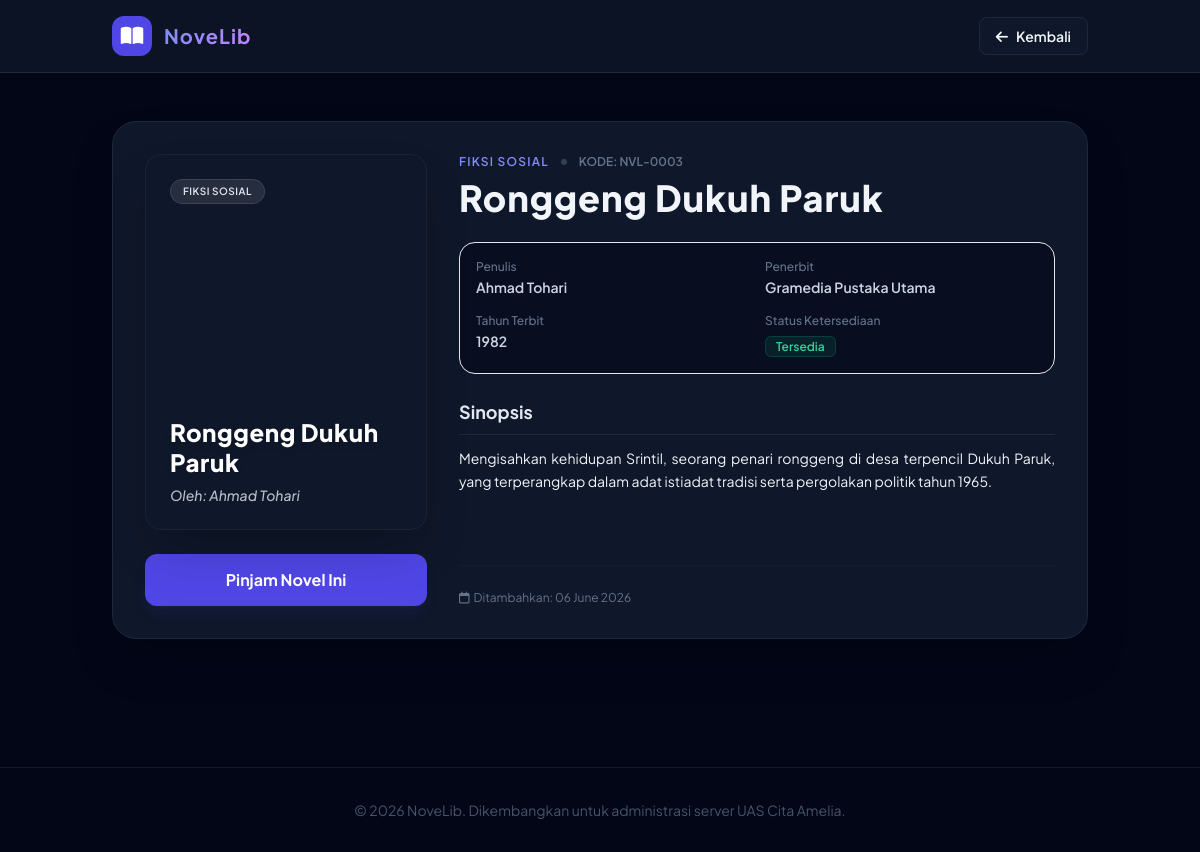
/Web_dinamis/detail.php?id=3 (signed in), run on the app's committed database.
### tables this page shows
CREATE TABLE IF NOT EXISTS novels (
    id INT AUTO_INCREMENT PRIMARY KEY,
    judul VARCHAR(150) NOT NULL,
    penulis VARCHAR(100) NOT NULL,
    penerbit VARCHAR(100) NOT NULL,
    tahun_terbit INT NOT NULL,
    genre VARCHAR(50) NOT NULL,
    sinopsis TEXT NOT NULL,
    cover_image VARCHAR(255) DEFAULT 'default_cover.jpg',
    status ENUM('tersedia', 'dipinjam') DEFAULT 'tersedia',
    created_at TIMESTAMP DEFAULT CURRENT_TIMESTAMP
);

### Web_dinamis/detail.php (the view, shortened to what this page needs)
<?php
require_once 'config/koneksi.php';
$id = intval($_GET['id']);
$query = "SELECT * FROM novels WHERE id = $id";
$result = mysqli_query($koneksi, $query);
$novel = mysqli_fetch_assoc($result);
$hue = abs(crc32($novel['judul'])) % 360;
$bg_style = "background: linear-gradient(135deg, hsl($hue, 70%, 25%) 0%, hsl(($hue + 60) % 360, 60%, 10%) 100%)";
?>
<!DOCTYPE html>
<html lang="id">
<head>
    <script src="https://cdn.tailwindcss.com"></script>
    <link rel="stylesheet" href="https://cdnjs.cloudflare.com/ajax/libs/font-awesome/6.4.0/css/all.min.css">
</head>
<body class="bg-slate-950 text-slate-100 min-h-screen">
    <nav class="sticky top-0 bg-slate-900/80 backdrop-blur-md border-b border-slate-800 z-50">
        <div class="max-w-5xl mx-auto px-6 py-4 flex justify-between items-center">
            <a href="index.php" class="flex items-center gap-3">
                <div class="w-10 h-10 rounded-xl bg-indigo-600 flex items-center justify-center text-white text-xl">
                    <i class="fa-solid fa-book-open"></i>
                </div>
                <span class="text-xl font-bold tracking-wider bg-gradient-to-r from-indigo-400 to-purple-400 bg-clip-text text-transparent">NoveLib</span>
            </a>
            <a href="index.php" class="px-4 py-2 bg-slate-900 border border-slate-800 hover:bg-slate-800 rounded-lg text-sm font-semibold transition-all">
                <i class="fa-solid fa-arrow-left mr-2"></i>Kembali
            </a>
        </div>
    </nav>
    <main class="max-w-5xl mx-auto px-6 py-12">
        <div class="bg-slate-900 border border-slate-800 rounded-3xl overflow-hidden shadow-2xl grid grid-cols-1 md:grid-cols-3 gap-8 p-6 md:p-8">
            <div class="md:col-span-1">
                <div style="<?= $bg_style; ?>" class="aspect-[3/4] w-full rounded-2xl flex flex-col justify-between p-6 text-white border border-white/5 shadow-2xl relative">
                    <span class="self-start text-[10px] px-3 py-1 bg-white/10 backdrop-blur-md rounded-full text-slate-200 border border-white/10 uppercase tracking-wider font-semibold">
                        <?= htmlspecialchars($novel['genre']); ?>
                    </span>
                    <div class="space-y-2">
                        <h2 class="text-2xl font-extrabold tracking-wide drop-shadow-md leading-tight"><?= htmlspecialchars($novel['judul']); ?></h2>
                        <p class="text-sm text-slate-200/80 italic font-medium">Oleh: <?= htmlspecialchars($novel['penulis']); ?></p>
                    </div>
                </div>
                <div class="mt-6 space-y-3">
                    <?php if ($novel['status'] === 'tersedia') : ?>
                        <a href="pinjam.php?id=<?= $novel['id']; ?>"
                            onclick="return confirm('Apakah Anda yakin ingin meminjam novel ini?')"
                            class="block w-full py-3.5 text-center bg-indigo-600 hover:bg-indigo-700 text-white font-bold rounded-xl shadow-lg shadow-indigo-600/10 active:scale-[0.98] transition-all">
                            Pinjam Novel Ini
                        </a>
                    <?php endif; ?>
                </div>
            </div>
            <div class="md:col-span-2 space-y-6 flex flex-col justify-between">
                <div>
                    <div class="flex items-center gap-3 mb-2">
                        <span class="text-xs font-semibold text-indigo-400 uppercase tracking-widest"><?= htmlspecialchars($novel['genre']); ?></span>
                        <span class="w-1.5 h-1.5 rounded-full bg-slate-700"></span>
                        <span class="text-xs text-slate-500 font-semibold">KODE: NVL-<?= str_pad($novel['id'], 4, '0', STR_PAD_LEFT); ?></span>
                    </div>
                    <h1 class="text-3xl md:text-4xl font-extrabold text-slate-100 mb-6 tracking-wide leading-tight">
                        <?= htmlspecialchars($novel['judul']); ?>
                    </h1>
                    <div class="grid grid-cols-2 gap-4 p-4 bg-slate-950/50 border border-slate-850 rounded-2xl mb-6">
                        <div>
                            <p class="text-xs text-slate-500 font-medium">Penulis</p>
                            <p class="text-sm font-semibold text-slate-300 mt-0.5"><?= htmlspecialchars($novel['penulis']); ?></p>
                        </div>
                        <div>
                            <p class="text-xs text-slate-500 font-medium">Penerbit</p>
                            <p class="text-sm font-semibold text-slate-300 mt-0.5"><?= htmlspecialchars($novel['penerbit']); ?></p>
                        </div>
                        <div>
                            <p class="text-xs text-slate-500 font-medium">Tahun Terbit</p>
                            <p class="text-sm font-semibold text-slate-300 mt-0.5"><?= htmlspecialchars($novel['tahun_terbit']); ?></p>
                        </div>
                        <div>
                            <p class="text-xs text-slate-500 font-medium">Status Ketersediaan</p>
                            <div class="mt-1">
                                <?php if ($novel['status'] === 'tersedia') : ?>
                                    <span class="text-xs px-2.5 py-0.5 bg-emerald-500/10 text-emerald-400 border border-emerald-500/20 rounded-md font-semibold">Tersedia</span>
                                <?php else: ?>
                                    <span class="text-xs px-2.5 py-0.5 bg-amber-500/10 text-amber-400 border border-amber-500/20 rounded-md font-semibold font-semibold">Dipinjam</span>
                                <?php endif; ?>
                            </div>
                        </div>
                    </div>
                    <div class="space-y-3">
                        <h3 class="text-lg font-bold text-slate-200 border-b border-slate-800 pb-2">Sinopsis</h3>
                        <p class="text-slate-450 leading-relaxed text-sm text-justify">
                            <?= nl2br(htmlspecialchars($novel['sinopsis'])); ?>
                        </p>
                    </div>
                </div>
                <div class="pt-6 border-t border-slate-800/40 flex justify-between items-center text-xs text-slate-500">
                    <span class="flex items-center gap-1"><i class="fa-regular fa-calendar"></i> Ditambahkan: <?= date('d F Y', strtotime($novel['created_at'])); ?></span>
                </div>
            </div>
        </div>
    </main>
    <footer class="mt-20 border-t border-slate-900 bg-slate-950 py-8 text-center text-sm text-slate-600">
        <p>&copy; <?= date('Y'); ?> NoveLib. Dikembangkan untuk administrasi server UAS Cita Amelia.</p>
    </footer>
</body>
</html>

### Web_dinamis/detail.php (style rules this page uses)
body { font-family: 'Plus Jakarta Sans', sans-serif; }

### data on the page
novels: genre "FIKSI SOSIAL", judul "Ronggeng Dukuh Paruk", penulis "Ahmad Tohari", id "0003", penerbit "Gramedia Pustaka Utama", tahun_terbit "1982", sinopsis "Mengisahkan kehidupan Srintil, seorang penari ronggeng di desa terpencil Dukuh Paruk, yang terperangkap dalam adat istiadat tradisi serta pergolakan politik tahun 1965.", created_at "06 June 2026"
